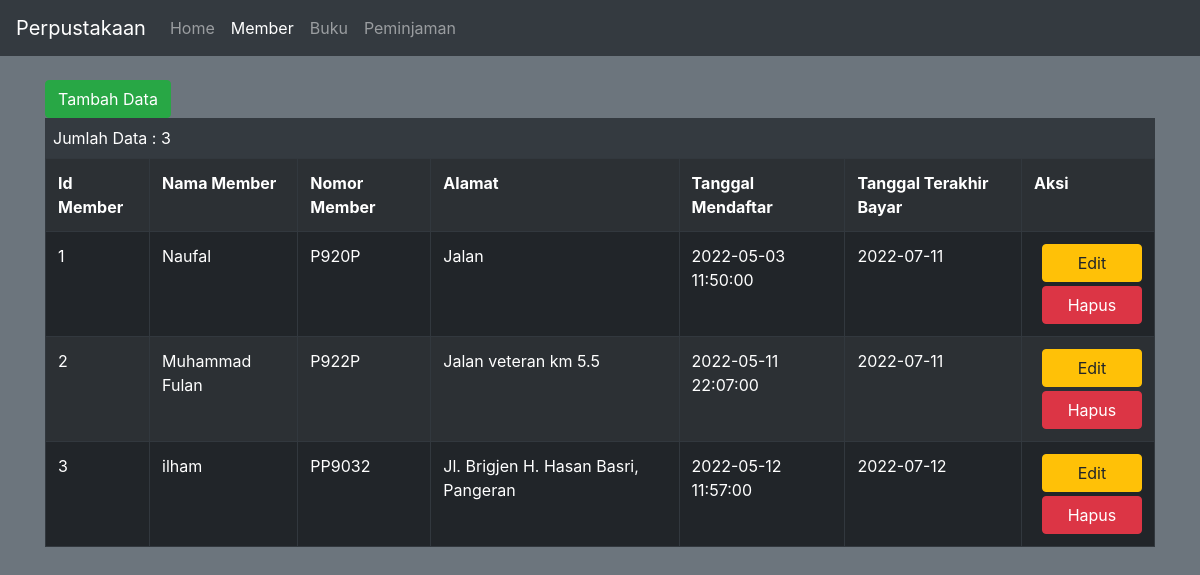
The page /Member.php on the database its author committed.
### tables this page shows
CREATE TABLE `member` (
  `id_member` int(11) NOT NULL,
  `nama_member` varchar(250) NOT NULL,
  `nomor_member` varchar(15) NOT NULL,
  `alamat` text NOT NULL,
  `tgl_mendaftar` datetime NOT NULL,
  `tgl_terakhir_bayar` date NOT NULL
);

### Koneksi.php (called while the page is built)
<?php
    function koneksi(){
        try{
            $conn= new PDO(
                'mysql:host=localhost;dbname=perpustakaan',
                'root', '',
                array(PDO::ATTR_ERRMODE, PDO::ERRMODE_EXCEPTION, PDO::ATTR_PERSISTENT => true)
            );
        } catch (PDOException $error){
            print "Koneksi Gagal : ". $error->getMessage(). "<br>";
            die();
        }
        return $conn;
    }
?>

### Model.php (the view, shortened to what this page needs)
<?php
    require("./Koneksi.php");
    function viewData($table_name){
        $state = koneksi() -> prepare("SELECT * FROM $table_name");
        $state->execute();
        $result = $state->fetchAll();
        if (!empty($result)) {
            if ($table_name == "member") {
                foreach ($result as $row) {
                    echo "<tr>";
                    echo "<td>" . $row['id_member']. "</td>";
                    echo "<td>" . $row['nama_member'] . "</td>";
                    echo "<td>" . $row['nomor_member'] . "</td>";
                    echo "<td>" . $row['alamat'] . "</td>";
                    echo "<td>" . $row["tgl_mendaftar"] . "</td>";
                    echo "<td>" . $row["tgl_terakhir_bayar"] . "</td>";
                    echo "<td>";
                    echo "<a href='FormMember.php?id_member=" . $row['id_member'] . "' class='btn btn-warning ml-2 mb-1' style='width: 100px'>Edit</a><br>";
                    echo "<a href='Member.php?id_member=" . $row['id_member'] . "' onclick=\"return confirm('Yakin Hapus?'\"  class='btn btn-danger ml-2' style='width: 100px')>Hapus</a>";
                    echo "</td>";
                    echo "</tr>";
                }
                echo "<article class=\" bg-dark text-white p-2\">Jumlah Data : ".count($result)."</article>";
            }
        }
    }
?>

### Styles.css (style rules this page uses)
th,tr,td { margin-left: 5px; }

### rows shown on the page
member: id_member "1", nama_member "Naufal", nomor_member "P920P", alamat "Jalan", tgl_mendaftar "2022-05-03 11:50:00", tgl_terakhir_bayar "2022-07-11"
member: id_member "2", nama_member "Muhammad Fulan", nomor_member "P922P", alamat "Jalan veteran km 5.5", tgl_mendaftar "2022-05-11 22:07:00", tgl_terakhir_bayar "2022-07-11"
member: id_member "3", nama_member "ilham", nomor_member "PP9032", alamat "Jl. Brigjen H. Hasan Basri, Pangeran", tgl_mendaftar "2022-05-12 11:57:00", tgl_terakhir_bayar "2022-07-12"

### other values the page prints
count($result) "3"
